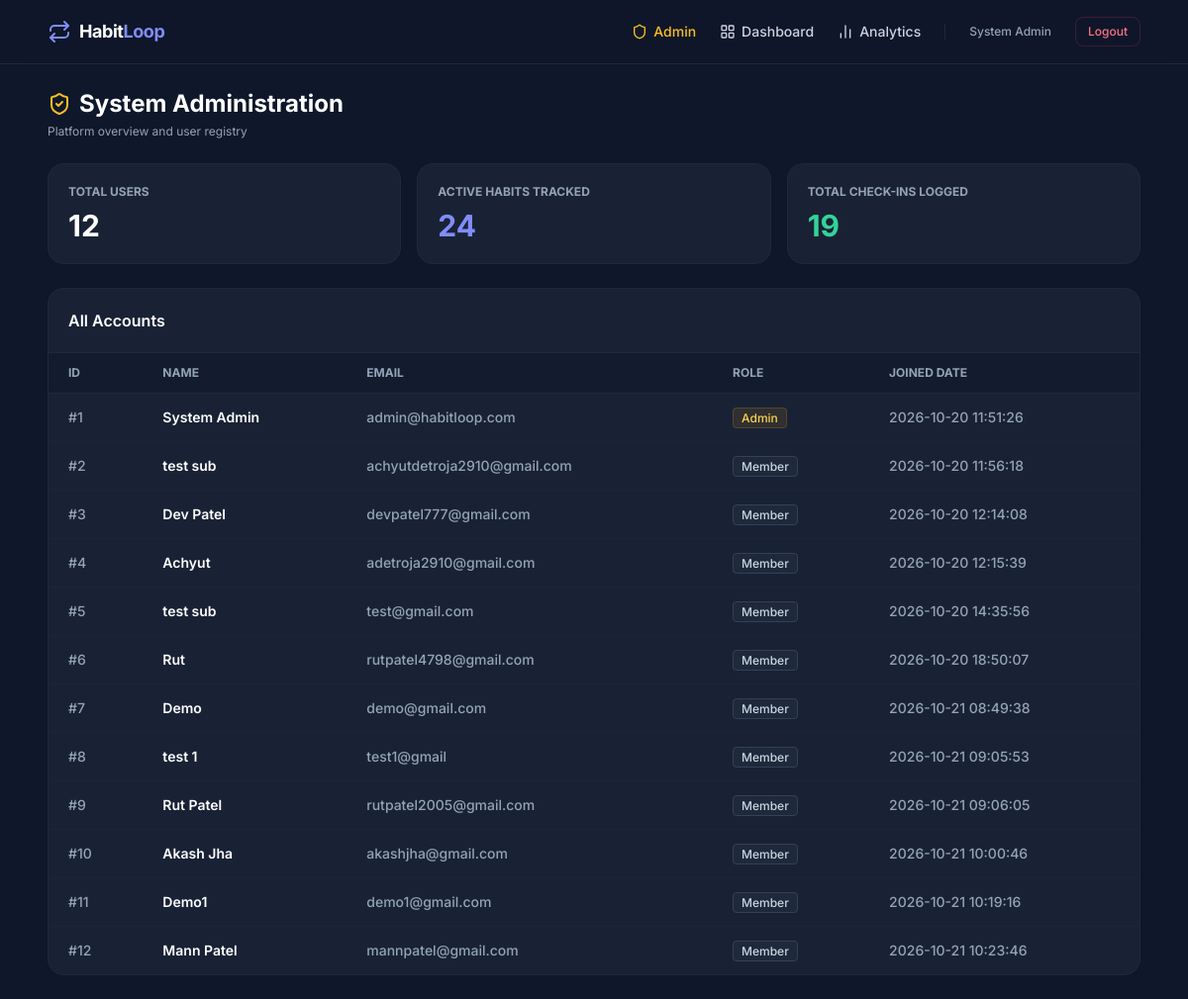
The app's page /admin (signed in), older data.
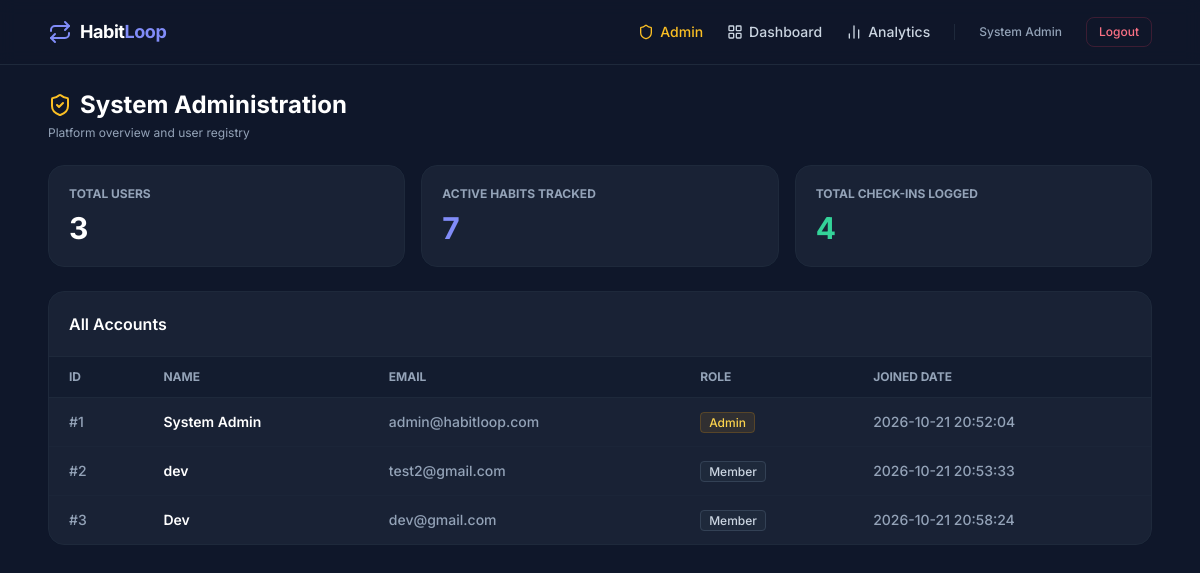
The same page, newer data.
### tables this page shows
CREATE TABLE User (
            user_id INTEGER PRIMARY KEY AUTOINCREMENT,
            name TEXT NOT NULL,
            email TEXT NOT NULL UNIQUE,
            password TEXT NOT NULL,
            is_admin BOOLEAN DEFAULT 0,
            created_at DATETIME DEFAULT CURRENT_TIMESTAMP
        );

### app.py (the view)
@app.route("/admin")
@admin_required
def admin_dashboard():
    conn = get_db()
    users = conn.execute("SELECT user_id, name, email, is_admin, created_at FROM User").fetchall()
    total_users = len(users)
    total_habits = conn.execute("SELECT COUNT(*) AS cnt FROM Habit").fetchone()["cnt"]
    total_logs = conn.execute("SELECT COUNT(*) AS cnt FROM HabitLog").fetchone()["cnt"]
    conn.close()
    return render_template("admin.html", users=users, total_users=total_users, total_habits=total_habits, total_logs=total_logs)

### app.py (called while the page is built)
@app.after_request
def prevent_auth_page_caching(response):
    if request.endpoint in {"login", "register", "logout"}:
        response.headers["Cache-Control"] = "no-store, no-cache, must-revalidate, max-age=0"
        response.headers["Pragma"] = "no-cache"
        response.headers["Expires"] = "0"
    return response

def get_db():
    conn = sqlite3.connect(DB_NAME, timeout=30)
    conn.row_factory = sqlite3.Row
    conn.execute("PRAGMA foreign_keys = ON;")
    conn.execute("PRAGMA busy_timeout = 30000;")
    return conn

def admin_required(f):
    @wraps(f)
    def decorated_function(*args, **kwargs):
        if not session.get("is_admin"):
            flash("Administrator access required.", "danger")
            return redirect(url_for("dashboard"))
        return f(*args, **kwargs)
    return decorated_function

### templates/admin.html (shortened to what this page needs)
{% extends 'base.html' %}
{% block content %}
<div class="space-y-6">
    <div class="flex items-center justify-between">
        <div>
            <h1 class="text-2xl font-bold text-white flex items-center gap-2">
                <i data-lucide="shield-check" class="text-amber-400 w-6 h-6"></i> System Administration
            </h1>
            <p class="text-xs text-slate-400 mt-1">Platform overview and user registry</p>
        </div>
    </div>
    <div class="grid grid-cols-1 sm:grid-cols-3 gap-4">
        <div class="glass-card rounded-2xl p-5 border border-slate-800">
            <p class="text-xs uppercase font-bold text-slate-400">Total Users</p>
            <p class="text-3xl font-bold text-white mt-2">{{ total_users }}</p>
        </div>
        <div class="glass-card rounded-2xl p-5 border border-slate-800">
            <p class="text-xs uppercase font-bold text-slate-400">Active Habits Tracked</p>
            <p class="text-3xl font-bold text-indigo-400 mt-2">{{ total_habits }}</p>
        </div>
        <div class="glass-card rounded-2xl p-5 border border-slate-800">
            <p class="text-xs uppercase font-bold text-slate-400">Total Check-ins Logged</p>
            <p class="text-3xl font-bold text-emerald-400 mt-2">{{ total_logs }}</p>
        </div>
    </div>
    <div class="glass-card rounded-2xl border border-slate-800 overflow-hidden">
        <div class="p-5 border-b border-slate-800">
            <h3 class="text-base font-semibold text-white">All Accounts</h3>
        </div>
        <div class="overflow-x-auto">
            <table class="w-full text-left text-sm text-slate-300">
                <thead class="bg-slate-900/50 text-xs uppercase font-semibold text-slate-400 border-b border-slate-800">
                    <tr>
                        <th class="px-5 py-3">ID</th>
                        <th class="px-5 py-3">Name</th>
                        <th class="px-5 py-3">Email</th>
                        <th class="px-5 py-3">Role</th>
                        <th class="px-5 py-3">Joined Date</th>
                    </tr>
                </thead>
                <tbody class="divide-y divide-slate-800/60 font-medium">
                    {% for u in users %}
                    <tr class="hover:bg-slate-800/30 transition">
                        <td class="px-5 py-3.5 text-slate-400">#{{ u.user_id }}</td>
                        <td class="px-5 py-3.5 text-white font-semibold">{{ u.name }}</td>
                        <td class="px-5 py-3.5 text-slate-400">{{ u.email }}</td>
                        <td class="px-5 py-3.5">
                            {% if u.is_admin %}
                                <span class="px-2 py-0.5 rounded text-xs bg-amber-500/10 text-amber-300 border border-amber-500/20">Admin</span>
                            {% else %}
                                <span class="px-2 py-0.5 rounded text-xs bg-slate-800 text-slate-300 border border-slate-700">Member</span>
                            {% endif %}
                        </td>
                        <td class="px-5 py-3.5 text-slate-400">{{ u.created_at }}</td>
                    </tr>
                    {% endfor %}
                </tbody>
            </table>
        </div>
    </div>
</div>
{% endblock %}

### templates/base.html (shortened to what this page needs)
<!DOCTYPE html>
<html lang="en">
<head>
    <script src="https://cdn.tailwindcss.com"></script>
</head>
<body class="min-h-screen flex flex-col justify-between pb-16 md:pb-0">
    <header class="border-b border-slate-800 bg-slate-900/80 backdrop-blur sticky top-0 z-40">
        <div class="max-w-6xl mx-auto px-4 sm:px-6 h-16 flex items-center justify-between">
            <a href="{{ url_for('dashboard') }}" class="flex items-center gap-2 text-indigo-400 font-bold text-lg tracking-tight">
                <i data-lucide="repeat" class="w-6 h-6"></i>
                <span class="text-white">Habit<span class="text-indigo-400">Loop</span></span>
            </a>
            <nav class="hidden md:flex items-center gap-6 text-sm font-medium">
                {% if session.get('user_id') %}
                    {% if session.get('is_admin') %}
                        <a href="{{ url_for('admin_dashboard') }}" class="text-amber-400 hover:text-amber-300 flex items-center gap-1.5 transition">
                            <i data-lucide="shield" class="w-4 h-4"></i> Admin
                        </a>
                    {% endif %}
                    <a href="{{ url_for('dashboard') }}" class="text-slate-300 hover:text-white flex items-center gap-1.5 transition">
                        <i data-lucide="layout-grid" class="w-4 h-4"></i> Dashboard
                    </a>
                    <a href="{{ url_for('progress') }}" class="text-slate-300 hover:text-white flex items-center gap-1.5 transition">
                        <i data-lucide="bar-chart-2" class="w-4 h-4"></i> Analytics
                    </a>
                    <span class="text-xs text-slate-400">{{ session.get('name') }}</span>
                    <a href="{{ url_for('logout') }}" class="text-rose-400 hover:text-rose-300 text-xs px-3 py-1.5 rounded-lg border border-rose-500/20 hover:bg-rose-500/10 transition">Logout</a>
                {% else %}
                    <a href="{{ url_for('login') }}" class="text-slate-300 hover:text-white transition">Sign In</a>
                    <a href="{{ url_for('register') }}" class="bg-indigo-600 hover:bg-indigo-500 text-white px-4 py-2 rounded-lg text-sm transition shadow-sm shadow-indigo-500/20">Get Started</a>
                {% endif %}
            </nav>
        </div>
    </header>
    <main class="max-w-6xl mx-auto px-4 sm:px-6 py-6 w-full flex-1">
        {% block content %}{% endblock %}
    </main>
</body>
</html>

### templates/base.html (style rules this page uses)
body { font-family: 'Inter', sans-serif; background-color: #0f172a; color: #f8fafc; }
.glass-card { background: rgba(30, 41, 59, 0.7); backdrop-filter: blur(12px); border: 1px solid rgba(255, 255, 255, 0.08); }

Row changes from the older to the newer data that the page shows:
removed User: user_id "4", name "Achyut", email "adetroja2910@gmail.com", is_admin "Member", created_at "2026-10-20 12:15:39"
removed User: user_id "5", name "test sub", email "test@gmail.com", is_admin "Member", created_at "2026-10-20 14:35:56"
removed User: user_id "6", name "Rut", email "rutpatel4798@gmail.com", is_admin "Member", created_at "2026-10-20 18:50:07"
removed User: user_id "7", name "Demo", email "demo@gmail.com", is_admin "Member", created_at "2026-10-21 08:49:38"
removed User: user_id "8", name "test 1", email "test1@gmail", is_admin "Member", created_at "2026-10-21 09:05:53"
removed User: user_id "9", name "Rut Patel", email "rutpatel2005@gmail.com", is_admin "Member", created_at "2026-10-21 09:06:05"
removed User: user_id "10", name "Akash Jha", email "akashjha@gmail.com", is_admin "Member", created_at "2026-10-21 10:00:46"
removed User: user_id "11", name "Demo1", email "demo1@gmail.com", is_admin "Member", created_at "2026-10-21 10:19:16"
removed User: user_id "12", name "Mann Patel", email "mannpatel@gmail.com", is_admin "Member", created_at "2026-10-21 10:23:46"
changed User "System Admin": created_at "2026-10-20 11:51:26" → "2026-10-21 20:52:04"
changed User id 2: name "test sub" → "dev"; email "achyutdetroja2910@gmail.com" → "test2@gmail.com"; created_at "2026-10-20 11:56:18" → "2026-10-21 20:53:33"
changed User id 3: name "Dev Patel" → "Dev"; email "devpatel777@gmail.com" → "dev@gmail.com"; created_at "2026-10-20 12:14:08" → "2026-10-21 20:58:24"
Text that changed along with them:
{{ total_users }}: "12" → "3"
{{ total_habits }}: "24" → "7"
{{ total_logs }}: "19" → "4"
